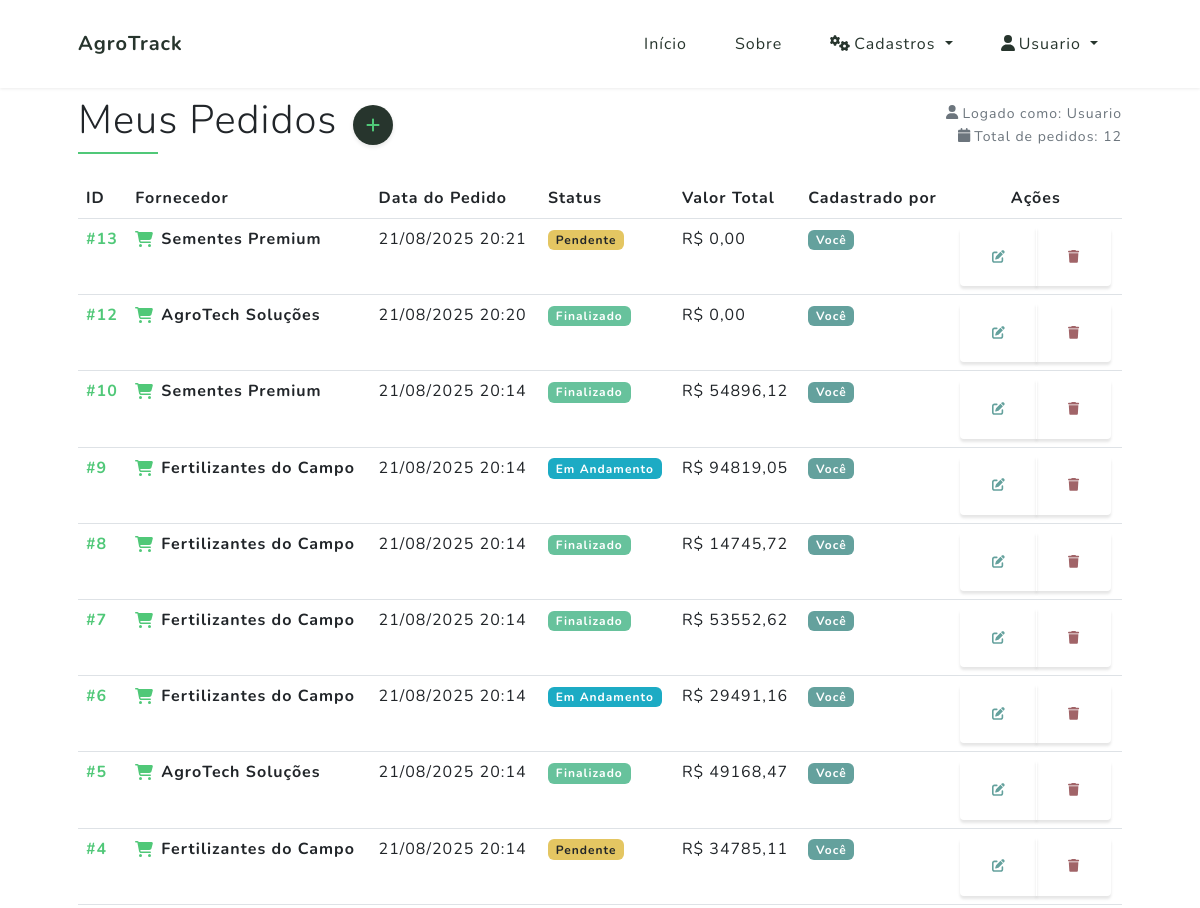
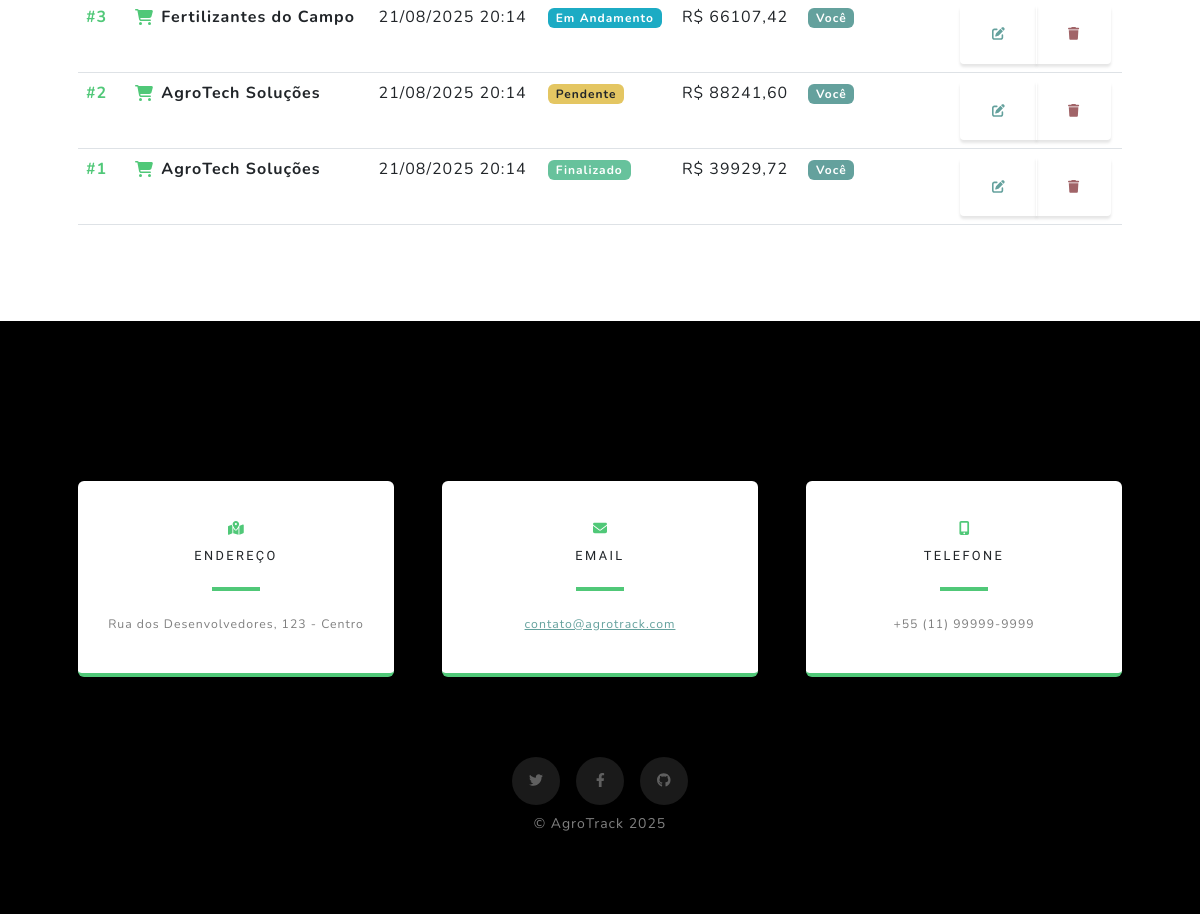
Screenshot of /cadastros/listar/pedido/ (signed in) with the database file from the repository (2 pictures, top to bottom).
### cadastros/models.py (models this page shows, shortened)
class Pedido(models.Model):
    STATUS_CHOICES = [
        ('pendente', 'Pendente'),
        ('em_andamento', 'Em Andamento'),
        ('finalizado', 'Finalizado'),
    ]
    fornecedor = models.ForeignKey(Fornecedor, on_delete=models.CASCADE)
    descricao = models.TextField()
    data_pedido = models.DateTimeField(auto_now_add=True)
    previsao_entrega = models.DateField(null=True, blank=True)
    status = models.CharField(max_length=20, choices=STATUS_CHOICES, default='pendente')
    criado_por = models.ForeignKey(User, on_delete=models.CASCADE)
    valor_total = models.DecimalField(max_digits=10, decimal_places=2, default=0.00)
    class Meta:
        verbose_name = "Pedido"
        verbose_name_plural = "Pedidos"
        ordering = ['-data_pedido']

class Fornecedor(models.Model):
    nome = models.CharField(max_length=100)
    cnpj = models.CharField(max_length=18)
    telefone = models.CharField(max_length=20, blank=True)
    email = models.EmailField(blank=True)
    cidade = models.ForeignKey(Cidade, on_delete=models.CASCADE)
    estado = models.ForeignKey(Estado, on_delete=models.CASCADE)
    criado_por = models.ForeignKey(User, on_delete=models.CASCADE)
    class Meta:
        verbose_name = "Fornecedor"
        verbose_name_plural = "Fornecedores"
        ordering = ['nome']

### cadastros/views.py (the view)
# urls.py: path('listar/pedido/', PedidoList.as_view(), name='pedido-list'),
class PedidoList(LoginRequiredMixin, ListView):
    template_name = 'listas/pedido.html'
    model = Pedido
    context_object_name = 'pedidos'
    def get_queryset(self):
        return Pedido.objects.select_related(
            'fornecedor',
            'criado_por'
        ).filter(
            criado_por=self.request.user
        ).order_by('-data_pedido')  # Usar -data_pedido que existe no modelo

### cadastros/templates/listas/pedido.html (shortened to what this page needs)
{% extends "paginasweb/modelo.html" %}
{% load static %}
{% block conteudo %}
<section class="py-5 mt-5">
    <div class="container px-4 px-lg-5">
        <div class="mb-5">
            <div class="d-flex align-items-center justify-content-between mb-4">
                <div class="d-flex align-items-center">
                    <div class="me-3">
                        <h1 class="text-dark fw-light mb-2">
                            {% if request.user.is_authenticated %}
                                Meus Pedidos
                            {% else %}
                                Pedidos
                            {% endif %}
                        </h1>
                        <div class="border-bottom border-2 border-primary" style="width: 80px;"></div>
                    </div>
                    {% if request.user.is_authenticated %}
                        <a class="btn-add-round" href="{% url 'cadastrar-pedido' %}" title="Cadastrar Novo Pedido">
                            <i class="fas fa-plus"></i>
                        </a>
                    {% endif %}
                </div>
                {% if request.user.is_authenticated %}
                    <div class="text-end">
                        <small class="text-muted d-block">
                            <i class="fas fa-user me-1"></i>Logado como: {{ user.first_name|default:user.username }}
                        </small>
                        <small class="text-muted">
                            <i class="fas fa-calendar me-1"></i>Total de pedidos: {{ object_list|length }}
                        </small>
                    </div>
                {% endif %}
            </div>
            {% if request.user.is_authenticated %}
                <div class="table-container">
                    <table class="table table-modern">
                        <thead>
                            <tr>
                                <th>ID</th>
                                <th>Fornecedor</th>
                                <th>Data do Pedido</th>
                                <th>Status</th>
                                <th>Valor Total</th>
                                <th>Cadastrado por</th>
                                <th class="text-center">Ações</th>
                            </tr>
                        </thead>
                        <tbody>
                            {% for pedido in object_list %}
                            <tr>
                                <td class="fw-bold text-primary">#{{ pedido.id }}</td>
                                <td>
                                    <div class="d-flex align-items-center">
                                        <i class="fas fa-shopping-cart text-primary me-2"></i>
                                        <strong>{{ pedido.fornecedor.nome }}</strong>
                                    </div>
                                </td>
                                <td>{{ pedido.data_pedido|date:"d/m/Y H:i" }}</td>
                                <td>
                                    {% if pedido.status == 'pendente' %}
                                        <span class="badge bg-warning text-dark">Pendente</span>
                                    {% elif pedido.status == 'em_andamento' %}
                                        <span class="badge bg-info">Em Andamento</span>
                                    {% else %}
                                        <span class="badge bg-success">Finalizado</span>
                                    {% endif %}
                                </td>
                                <td>R$ {{ pedido.valor_total|floatformat:2 }}</td>
                                <td>
                                    {% if pedido.criado_por == request.user %}
                                        <span class="badge bg-primary">Você</span>
                                    {% else %}
                                        <small class="text-muted">{{ pedido.criado_por.username }}</small>
                                    {% endif %}
                                </td>
                                <td class="text-center">
                                    <div class="btn-group" role="group">
                                        {% if pedido.criado_por == request.user %}
                                            <a href="{% url 'pedido-update' pedido.id %}"
                                               class="btn btn-outline-primary btn-sm" title="Editar">
                                                <i class="fas fa-edit"></i>
                                            </a>
                                            <a href="{% url 'pedido-deletar' pedido.id %}"
                                               class="btn btn-outline-danger btn-sm" title="Excluir">
                                                <i class="fas fa-trash"></i>
                                            </a>
                                        {% else %}
                                            <span class="text-muted small">Sem permissão</span>
                                        {% endif %}
                                    </div>
                                </td>
                            </tr>
                            {% endfor %}
                        </tbody>
                    </table>
                </div>
            {% endif %}
        </div>
    </div>
</section>
{% endblock %}

### paginasweb/templates/paginasweb/modelo.html (shortened to what this page needs)
{% load static %}
<!DOCTYPE html>
<html lang="pt-br">
<head>
    <link href="https://cdn.jsdelivr.net/npm/bootstrap@5.3.0/dist/css/bootstrap.min.css" rel="stylesheet">
    <link href="{% static 'css/styles.css' %}" rel="stylesheet">
</head>
<body id="page-top" class="bg-white">
    <nav class="navbar navbar-expand-lg navbar-light fixed-top" id="mainNav">
        <div class="container px-4 px-lg-5">
            <a class="navbar-brand" href="/">AgroTrack</a>
            <div class="collapse navbar-collapse" id="navbarResponsive">
                <ul class="navbar-nav ms-auto">
                    <li class="nav-item"><a class="nav-link" href="/">Início</a></li>
                    <li class="nav-item"><a class="nav-link" href="/sobre/">Sobre</a></li>
                    {% if user.is_authenticated %}
                        <li class="nav-item dropdown">
                            <a class="nav-link dropdown-toggle" href="#" id="navbarDropdown" role="button"
                               data-bs-toggle="dropdown" aria-expanded="false">
                                <i class="fas fa-cogs me-1"></i>Cadastros
                            </a>
                        </li>
                        <li class="nav-item dropdown">
                            <a class="nav-link dropdown-toggle" href="#" id="userDropdown" role="button"
                               data-bs-toggle="dropdown" aria-expanded="false">
                                <i class="fas fa-user me-1"></i>{{ user.first_name|default:user.username }}
                            </a>
                        </li>
                    {% endif %}
                </ul>
            </div>
        </div>
    </nav>
    {% block conteudo %}{% endblock %}
    <footer class="footer bg-black small text-center text-white-50">
        <section class="contact-section bg-black mb-0 pb-0" id="signup">
            <div class="container px-4 px-lg-5">
                <div class="row gx-4 gx-lg-5">
                    <div class="col-md-4 mb-3 mb-md-0">
                        <div class="card py-4 h-100">
                            <div class="card-body text-center">
                                <i class="fas fa-map-marked-alt text-primary mb-2"></i>
                                <h4 class="text-uppercase m-0">Endereço</h4>
                                <hr class="my-4 mx-auto" />
                                <div class="small text-black-50">Rua dos Desenvolvedores, 123 - Centro</div>
                            </div>
                        </div>
                    </div>
                    <div class="col-md-4 mb-3 mb-md-0">
                        <div class="card py-4 h-100">
                            <div class="card-body text-center">
                                <i class="fas fa-envelope text-primary mb-2"></i>
                                <h4 class="text-uppercase m-0">Email</h4>
                                <hr class="my-4 mx-auto" />
                                <div class="small text-black-50">
                                    <a href="#!">contato@agrotrack.com</a>
                                </div>
                            </div>
                        </div>
                    </div>
                    <div class="col-md-4 mb-3 mb-md-0">
                        <div class="card py-4 h-100">
                            <div class="card-body text-center">
                                <i class="fas fa-mobile-alt text-primary mb-2"></i>
                                <h4 class="text-uppercase m-0">Telefone</h4>
                                <hr class="my-4 mx-auto" />
                                <div class="small text-black-50">+55 (11) 99999-9999</div>
                            </div>
                        </div>
                    </div>
                </div>
                <div class="social d-flex justify-content-center mb-0">
                    <a class="mx-2" href="#!"><i class="fab fa-twitter"></i></a>
                    <a class="mx-2" href="#!"><i class="fab fa-facebook-f"></i></a>
                    <a class="mx-2" href="#!"><i class="fab fa-github"></i></a>
                </div>
            </div>
        </section>
        <div class="container px-4 px-lg-5 pt-2 mt-0">&copy; AgroTrack 2025</div>
    </footer>
</body>
</html>

### rows the page displays
Pedido: id "13", fornecedor.nome "Sementes Premium", data_pedido "21/08/2025 20:21", status "Pendente", valor_total "0,00", shows "Você"
Pedido: id "12", fornecedor.nome "AgroTech Soluções", data_pedido "21/08/2025 20:20", status "Finalizado", valor_total "0,00", shows "Você"
Pedido: id "10", fornecedor.nome "Sementes Premium", data_pedido "21/08/2025 20:14", status "Finalizado", valor_total "54896,12", shows "Você"
Pedido: id "9", fornecedor.nome "Fertilizantes do Campo", data_pedido "21/08/2025 20:14", status "Em Andamento", valor_total "94819,05", shows "Você"
Pedido: id "8", fornecedor.nome "Fertilizantes do Campo", data_pedido "21/08/2025 20:14", status "Finalizado", valor_total "14745,72", shows "Você"
Pedido: id "7", fornecedor.nome "Fertilizantes do Campo", data_pedido "21/08/2025 20:14", status "Finalizado", valor_total "53552,62", shows "Você"
Pedido: id "6", fornecedor.nome "Fertilizantes do Campo", data_pedido "21/08/2025 20:14", status "Em Andamento", valor_total "29491,16", shows "Você"
Pedido: id "5", fornecedor.nome "AgroTech Soluções", data_pedido "21/08/2025 20:14", status "Finalizado", valor_total "49168,47", shows "Você"
Pedido: id "4", fornecedor.nome "Fertilizantes do Campo", data_pedido "21/08/2025 20:14", status "Pendente", valor_total "34785,11", shows "Você"
Pedido: id "3", fornecedor.nome "Fertilizantes do Campo", data_pedido "21/08/2025 20:14", status "Em Andamento", valor_total "66107,42", shows "Você"
Pedido: id "2", fornecedor.nome "AgroTech Soluções", data_pedido "21/08/2025 20:14", status "Pendente", valor_total "88241,60", shows "Você"
Pedido: id "1", fornecedor.nome "AgroTech Soluções", data_pedido "21/08/2025 20:14", status "Finalizado", valor_total "39929,72", shows "Você"

### other values shown
{{ user.first_name|default:user.username }} "Usuario"
{{ object_list|length }} "12"
